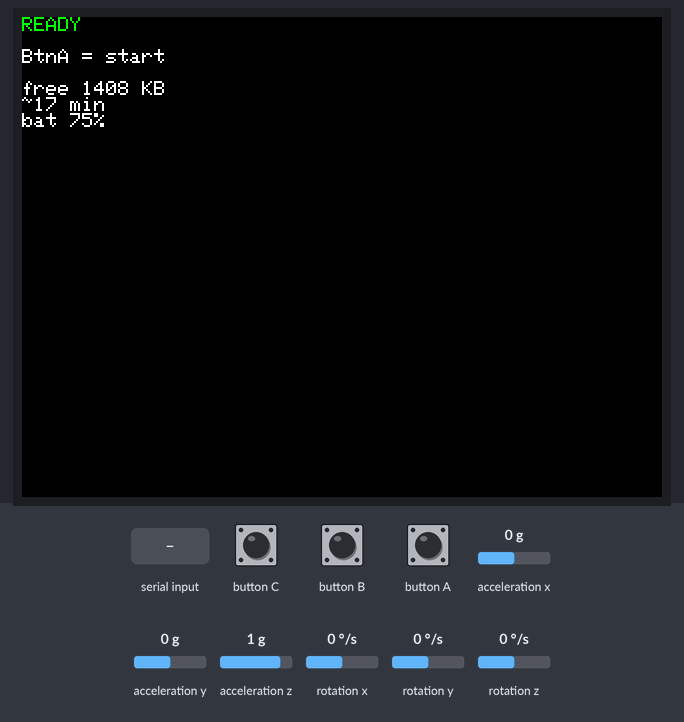
A program run on a simulated ESP32-S3. Parts: 320×240 colour display. The test bench sets the inputs (shaded band); at power-on: acceleration x 0 g, acceleration y 0 g, acceleration z 1 g, rotation x 0 °/s, rotation y 0 °/s, rotation z 0 °/s. Storage starts empty; what the program prints to the serial monitor is not drawn.

Above: at 1.4 s.
1.5 s: button A pressed for 0.15 s
At 1.71 s:
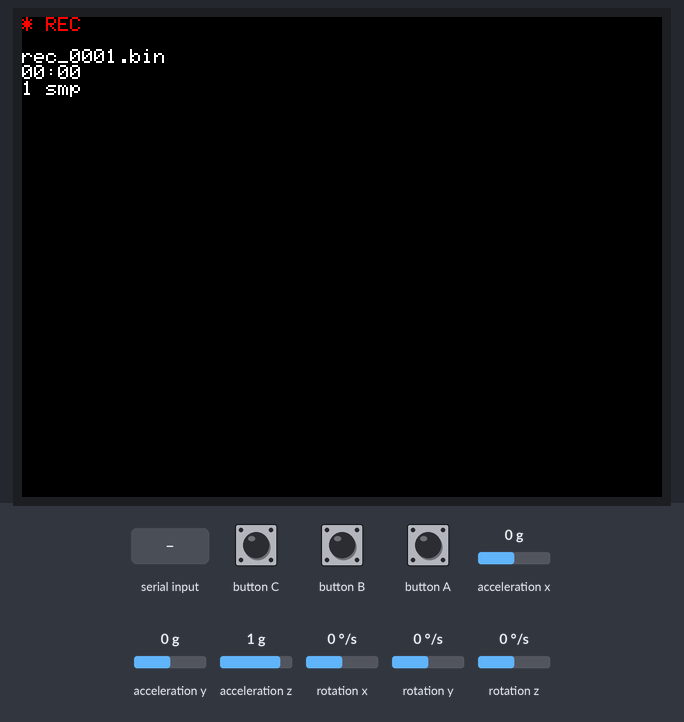
2.2 s: button A pressed for 1 s
At 3.3 s:
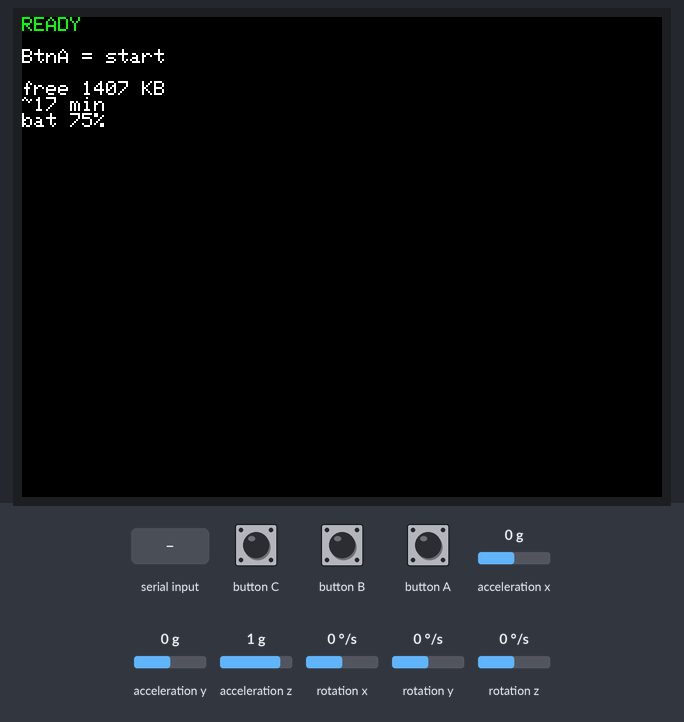
7.7 s: "delete_all\n" received over Serial
Timing chart, 0 to 10.3 s (numbered marks = the images above; inputs shaded):
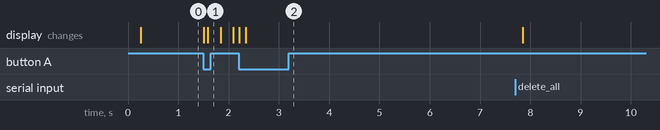

Measured:
- after the input at 1.5 s, the display: first changes at once (image 1 shows a later state)
- after the input at 2.2 s, the display: first changes at once (image 2 shows a later state)

The program:

main.cpp
```cpp
#include <LittleFS.h>
#include <M5Unified.h>

//  Настройки

// Частота записи. IMU отдаёт ~170 Гц, но писать столько не нужно:
// гребок — это примерно 1 Гц, 50 Гц даёт более чем достаточный запас.
const uint32_t SAMPLE_INTERVAL_US = 20000;  // 20 000 мкс = 50 Гц

// Как часто перерисовываем экран. Отрисовка медленная,поэтому делаем это редко и независимо от записи.
const uint32_t SCREEN_INTERVAL_MS = 250;  // 4 раза в секунду

// Размер буфера в оперативной памяти.
// Кратен размеру одной записи (28 байт): 28 * 72 = 2016
const size_t BUFFER_SIZE = 2016;

//  Формат одной записи

// pack(1) запрещает компилятору вставлять выравнивающие байты
// между полями. Без этого структура заняла бы больше 28 байт,
// и Python не смог бы разобрать файл по фиксированной схеме.
#pragma pack(push, 1)
struct Sample {
  uint32_t t_ms;     // время от старта записи, мс
  float ax, ay, az;  // ускорение, g
  float gx, gy, gz;  // угловая скорость, градусы/с
};
#pragma pack(pop)

// 4 + 6*4 = 28 байт. Проверяем на этапе компиляции:
// если структура вдруг окажется другого размера, сборка упадёт
// здесь, а не позже при разборе данных.
static_assert(sizeof(Sample) == 28, "Sample must be exactly 28 bytes");

//  Состояние
bool recording = false;
File rec_file;
char rec_name[32] = "";

uint8_t buffer[BUFFER_SIZE];
size_t buffer_used = 0;

uint32_t next_sample_us = 0;  // когда писать следующий сэмпл
uint32_t rec_start_ms = 0;    // момент старта записи
uint32_t sample_total = 0;    // сколько записано в текущей сессии
uint32_t dropped = 0;         // сколько потеряно из-за ошибок записи

uint32_t last_screen_ms = 0;

//  Работа с файлами

// Ищем первое свободное имя: /rec_0001.bin, /rec_0002.bin, ...
// Так каждая сессия попадает в отдельный файл и ничего не затирается при повторном старте.
void makeNextName(char* out, size_t out_size) {
  for (int i = 1; i < 10000; i++) {
    snprintf(out, out_size, "/rec_%04d.bin", i);
    if (!LittleFS.exists(out)) {
      return;
    }
  }
  snprintf(out, out_size, "/rec_overflow.bin");
}

// Сбрасываем накопленный буфер на флеш.
// Пишем крупными кусками, а не по 28 байт: у флеш-памяти заметная задержка на каждую операцию записи.
bool flushBuffer() {
  if (buffer_used == 0) {
    return true;
  }
  size_t written = rec_file.write(buffer, buffer_used);
  bool ok = (written == buffer_used);
  if (!ok) {
    dropped++;
  }
  buffer_used = 0;
  return ok;
}

void startRecording() {
  makeNextName(rec_name, sizeof(rec_name));

  rec_file = LittleFS.open(rec_name, FILE_WRITE);
  if (!rec_file) {
    M5.Display.fillScreen(TFT_RED);
    M5.Display.setCursor(0, 0);
    M5.Display.println("OPEN FAILED");
    delay(2000);
    return;
  }

  buffer_used = 0;
  sample_total = 0;
  dropped = 0;
  rec_start_ms = millis();
  next_sample_us = micros();
  recording = true;

  M5.Display.fillScreen(TFT_BLACK);
}

void stopRecording() {
  flushBuffer();
  rec_file.close();
  recording = false;
  M5.Display.fillScreen(TFT_BLACK);
}

//  Команды через Serial (работают только когда запись выключена)

void cmdList() {
  File root = LittleFS.open("/");
  File f = root.openNextFile();
  Serial.println("--- files ---");
  while (f) {
    // Размер в байтах делим на 28 — получаем число сэмплов,
    // делим на 50 — получаем секунды записи
    size_t bytes = f.size();
    Serial.printf("%s  %u bytes  %.1f s\n", f.name(), (unsigned)bytes,
                  bytes / 28.0 / 50.0);
    f = root.openNextFile();
  }
  Serial.println("--- end ---");
}

// Читаем бинарный файл и печатаем его как CSV.
// Конвертация происходит здесь, а не при записи:
// во время плавания важна скорость, а при выгрузке — удобство.
void cmdDump(const char* name) {
  File f = LittleFS.open(name, FILE_READ);
  if (!f) {
    Serial.println("ERR: no such file");
    return;
  }

  Serial.println("BEGIN");
  Serial.println("t_ms,ax,ay,az,gx,gy,gz");

  Sample s;
  while (f.read((uint8_t*)&s, sizeof(s)) == sizeof(s)) {
    Serial.printf("%lu,%.4f,%.4f,%.4f,%.3f,%.3f,%.3f\n", (unsigned long)s.t_ms,
                  s.ax, s.ay, s.az, s.gx, s.gy, s.gz);
  }

  f.close();
  Serial.println("END");
}

void cmdDeleteAll() {
  File root = LittleFS.open("/");
  File f = root.openNextFile();
  while (f) {
    String name = String("/") + f.name();
    f = root.openNextFile();
    LittleFS.remove(name);
  }
  Serial.println("OK: all deleted");
}

void handleSerial() {
  if (!Serial.available()) {
    return;
  }

  String line = Serial.readStringUntil('\n');
  line.trim();

  if (line == "list") {
    cmdList();
  } else if (line.startsWith("dump ")) {
    String name = line.substring(5);
    name.trim();
    if (!name.startsWith("/")) {
      name = "/" + name;
    }
    cmdDump(name.c_str());
  } else if (line == "delete_all") {
    cmdDeleteAll();
  } else if (line.length() > 0) {
    Serial.println("commands: list | dump <file> | delete_all");
  }
}

//  Экран

void drawScreen() {
  M5.Display.setCursor(0, 0);

  if (recording) {
    uint32_t sec = (millis() - rec_start_ms) / 1000;

    M5.Display.setTextColor(TFT_RED, TFT_BLACK);
    M5.Display.printf("* REC       \n\n");
    M5.Display.setTextColor(TFT_WHITE, TFT_BLACK);
    M5.Display.printf("%s\n", rec_name + 1);
    M5.Display.printf("%02lu:%02lu       \n", sec / 60, sec % 60);
    M5.Display.printf("%lu smp    \n", (unsigned long)sample_total);
    if (dropped > 0) {
      M5.Display.printf("DROP %lu   \n", (unsigned long)dropped);
    }
  } else {
    M5.Display.setTextColor(TFT_GREEN, TFT_BLACK);
    M5.Display.printf("READY       \n\n");
    M5.Display.setTextColor(TFT_WHITE, TFT_BLACK);
    M5.Display.printf("BtnA = start\n\n");

    // Сколько места осталось под данные
    size_t total = LittleFS.totalBytes();
    size_t used = LittleFS.usedBytes();
    size_t free_bytes = total - used;
    M5.Display.printf("free %u KB  \n", (unsigned)(free_bytes / 1024));
    M5.Display.printf("~%u min     \n", (unsigned)(free_bytes / 1400 / 60));

    M5.Display.printf("bat %d%%     \n", M5.Power.getBatteryLevel());
  }
}

//  setup / loop

void setup() {
  auto cfg = M5.config();
  M5.begin(cfg);

  Serial.begin(115200);

  M5.Display.setRotation(1);
  M5.Display.setTextSize(1);
  M5.Display.fillScreen(TFT_BLACK);
  M5.Display.setTextColor(TFT_WHITE, TFT_BLACK);

  if (!M5.Imu.isEnabled()) {
    M5.Display.setTextColor(TFT_RED, TFT_BLACK);
    M5.Display.println("IMU NOT FOUND");
    while (true) delay(1000);
  }

  // true = отформатировать, если файловая система не смонтировалась.
  // Нужно при первом запуске на чистом разделе.
  if (!LittleFS.begin(true)) {
    M5.Display.setTextColor(TFT_RED, TFT_BLACK);
    M5.Display.println("FS FAILED");
    while (true) delay(1000);
  }
}

void loop() {
  M5.update();

  // Кнопка A (передняя, с логотипом M5) — старт/стоп
  if (M5.BtnA.wasPressed()) {
    if (recording) {
      stopRecording();
    } else {
      startRecording();
    }
  }

  // Забираем новые данные с IMU всегда, независимо от режима.
  // Это держит внутренний буфер датчика пустым.
  M5.Imu.update();

  if (recording) {
    uint32_t now_us = micros();

    // Сравнение через вычитание со знаком корректно работает при переполнении счётчика micros() (каждые ~70 минут)
    if ((int32_t)(now_us - next_sample_us) >= 0) {
      next_sample_us += SAMPLE_INTERVAL_US;

      auto d = M5.Imu.getImuData();

      Sample s;
      s.t_ms = millis() - rec_start_ms;
      s.ax = d.accel.x;
      s.ay = d.accel.y;
      s.az = d.accel.z;
      s.gx = d.gyro.x;
      s.gy = d.gyro.y;
      s.gz = d.gyro.z;

      memcpy(buffer + buffer_used, &s, sizeof(s));
      buffer_used += sizeof(s);
      sample_total++;

      if (buffer_used >= BUFFER_SIZE) {
        flushBuffer();
      }
    }
  } else {
    // Команды принимаем только когда не пишем,чтобы работа с Serial не тормозила запись
    handleSerial();
  }

  uint32_t now_ms = millis();
  if (now_ms - last_screen_ms >= SCREEN_INTERVAL_MS) {
    last_screen_ms = now_ms;
    drawScreen();
  }
}
```
